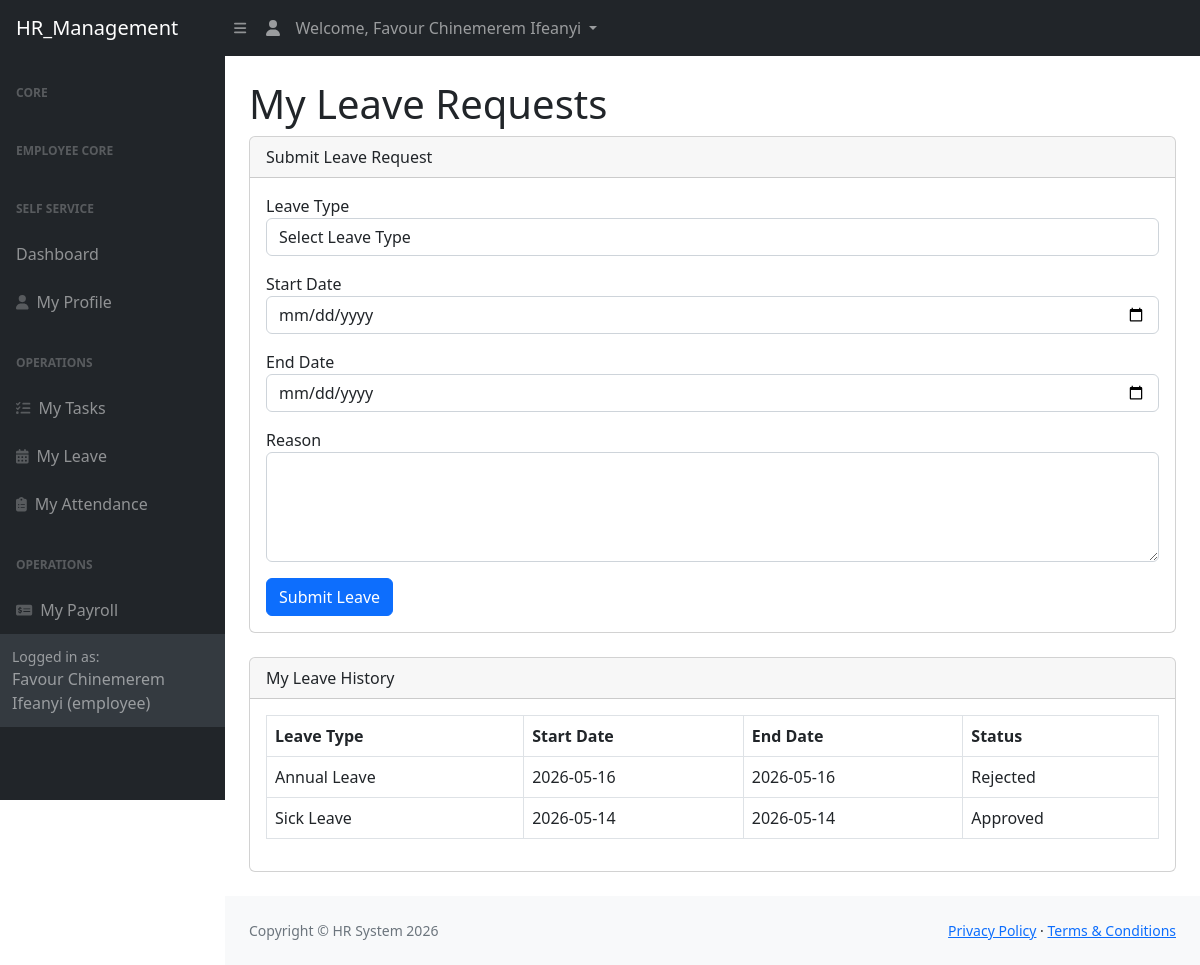
Page /hr_suite/employee_dashboard/leave.php (signed in) on the committed database.
### tables this page shows
CREATE TABLE `leaves` (
  `id` int(11) NOT NULL,
  `user_id` int(11) NOT NULL,
  `leave_type` varchar(50) NOT NULL,
  `start_date` date NOT NULL,
  `end_date` date NOT NULL,
  `reason` text NOT NULL,
  `status` enum('pending','approved','rejected') NOT NULL DEFAULT 'pending',
  `created_at` timestamp NOT NULL DEFAULT current_timestamp()
);

### hr_suite/employee_dashboard/leave.php (the view, shortened to what this page needs)
<?php
include("../config/db.php");
$user_id = $_SESSION['user_id'];
$leaveQuery = mysqli_query($conn, "
    SELECT *
    FROM leaves
    WHERE user_id='$user_id'
    ORDER BY id DESC
");
?>
<?php include("../includes/header.php"); ?>
<div id="layoutSidenav">
<?php include("../includes/sidebar.php"); ?>
<div id="layoutSidenav_content">
<main>
<div class="container-fluid px-4">
<h1 class="mt-4">My Leave Requests</h1>
<div class="card mb-4">
<div class="card-header">
Submit Leave Request
</div>
<div class="card-body">
<form method="POST">
<div class="mb-3">
<label>Leave Type</label>
<select name="leave_type" class="form-control" required>
<option value="">Select Leave Type</option>
</select>
</div>
<div class="mb-3">
<label>Start Date</label>
<input type="date" name="start_date" class="form-control" required>
</div>
<div class="mb-3">
<label>End Date</label>
<input type="date" name="end_date" class="form-control" required>
</div>
<div class="mb-3">
<label>Reason</label>
<textarea name="reason" class="form-control" rows="4" required></textarea>
</div>
<button type="submit" name="submit_leave" class="btn btn-primary">
Submit Leave
</button>
</form>
</div>
</div>
<div class="card mb-4">
<div class="card-header">
My Leave History
</div>
<div class="card-body">
<table class="table table-bordered">
<thead>
<tr>
<th>Leave Type</th>
<th>Start Date</th>
<th>End Date</th>
<th>Status</th>
</tr>
</thead>
<tbody>
<?php if(mysqli_num_rows($leaveQuery) > 0): ?>
<?php while($leaveData = mysqli_fetch_assoc($leaveQuery)): ?>
<tr>
<td><?php echo $leaveData['leave_type']; ?></td>
<td><?php echo $leaveData['start_date']; ?></td>
<td><?php echo $leaveData['end_date']; ?></td>
<td>
<?php echo ucfirst($leaveData['status']); ?>
</td>
</tr>
<?php endwhile; ?>
<?php endif; ?>
</tbody>
</table>
</div>
</div>
</div>
</main>
<?php include("../includes/footer.php"); ?>

### rows in the picture
leaves: leave_type "Annual Leave", start_date "2026-05-16", end_date "2026-05-16", status "Rejected"
leaves: leave_type "Sick Leave", start_date "2026-05-14", end_date "2026-05-14", status "Approved"

### other values in the picture
$name "Favour Chinemerem Ifeanyi"
$role "employee"
